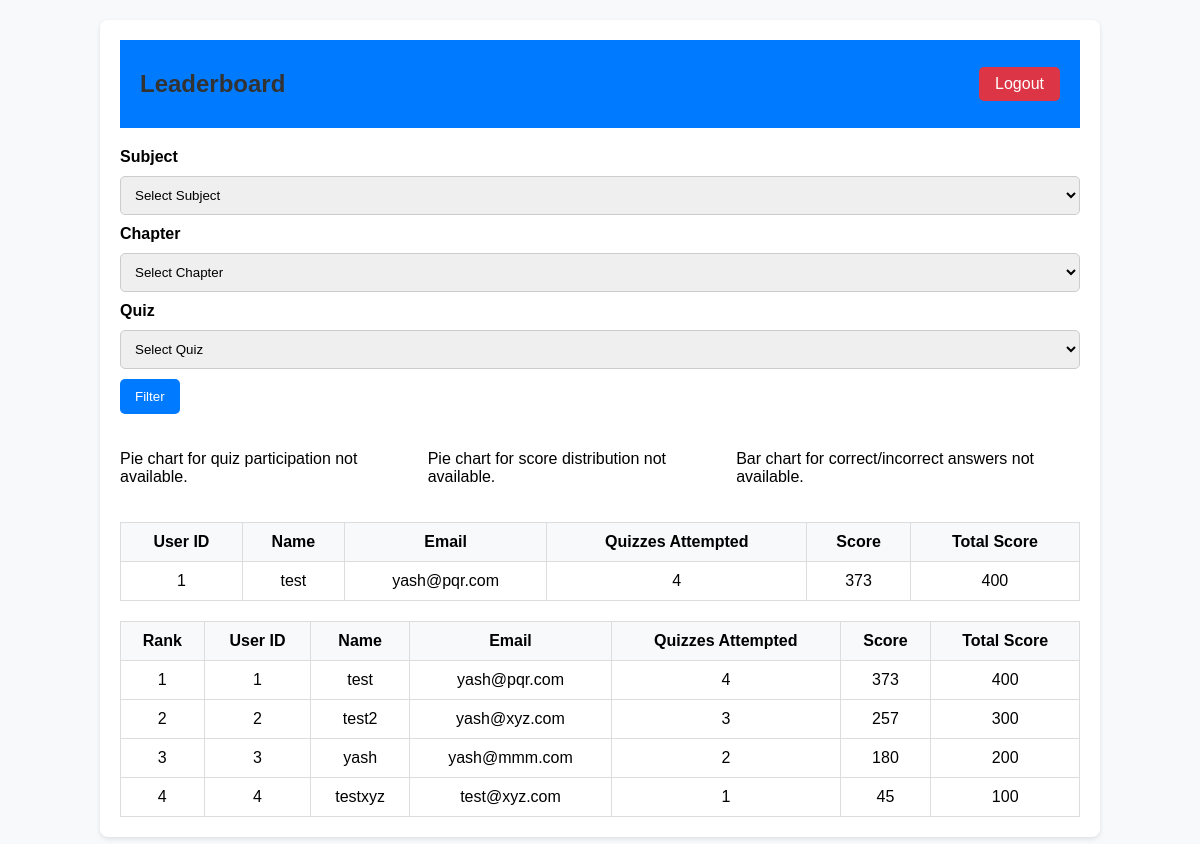
Screenshot of /dashboard/scoreboard (signed in) with the database file from the repository.
### controllers/model.py (models this page shows)
class User(db.Model,UserMixin):
    __tablename__ = 'User'
    id = db.Column(db.Integer, primary_key=True, autoincrement=True)
    name = db.Column(db.String(100), nullable=False)
    email = db.Column(db.String(120), nullable=False, unique=True)
    password = db.Column(db.String(255), nullable=False)
    qualification = db.Column(db.String(100), nullable=True)
    dob = db.Column(db.Date, nullable=False)
    allow = db.Column(db.Boolean, nullable=False, default=False)

### app.py (the view)
@app.route('/dashboard/scoreboard',methods =['GET','POST'])
@login_required
def leader_board():
    return leader_Board()

### app.py (called while the page is built)
@login_manager.user_loader
def load_user(user_id):
    role, user_id = user_id.split("_")
    if role == 'admin':
        admin = Admin.query.get(int(user_id))
        if admin:
            return UserLogin(f"admin_{admin.id}", "admin",admin.email)
    elif role == 'user':
        user = User.query.get(int(user_id))
        if user:
            return UserLogin(f"user_{user.id}", "user",user.email)
    return None

### controllers/function.py (called while the page is built, shortened)
def Scoreboard():
    leaderboard = db.session.query(
            User.id,
            User.name,
            User.email,
            func.count(Scores.quiz_id).label('quizzes_attempted'),
            func.sum(Scores.score).label('scored'),
            (func.count(Scores.score) * 100).label('total_score')
        ).join(Scores, Scores.user_id == User.id) \
        .join(Quiz, Scores.quiz_id == Quiz.id) \
        .group_by(User.id) \
        .order_by(func.sum(Scores.score).desc()) \
        .all()
    return leaderboard

def user_scoreboard():
    user_id = current_user.id.split("_")[1]
    user_board = db.session.query(
            User.id,
            User.name,
            User.email,
            func.count(Scores.quiz_id).label('quizzes_attempted'),
            func.sum(Scores.score).label('scored'),
            (func.count(Scores.score) * 100).label('total_score')
        ).join(Scores, Scores.user_id == User.id) \
        .join(Quiz, Scores.quiz_id == Quiz.id) \
        .filter(User.id == user_id) \
        .group_by(User.id) \
        .order_by(func.sum(Scores.score).desc()) \
        .all()
    return user_board

def leader_Board():
    if request.method == 'GET':
        leaderboard = Scoreboard()
        user_board = user_scoreboard()
        subjects = Subject.query.all()
        chapters = Chapter.query.all()
        quizzes = Quiz.query.all()
        return render_template('leaderboard/leader_board.html',
                               subjects=subjects,
                               chapters=chapters,
                               quizzes=quizzes,
                               user_board=user_board,
                               leaderboard=leaderboard)
    else:
        return "Method Not Allowed", 405

### templates/leaderboard/leader_board.html (shortened to what this page needs)
<!DOCTYPE html>
<html lang="en">
<head>
</head>
<body>
    <div class="container">
        <div class="header">
            <div class="user-info">
                <h2>Leaderboard</h2>
            </div>
            <a href="{{ url_for('logout') }}" class="logout-btn">Logout</a>
        </div>
        <form method="POST" class="mb-4">
            <div class="form-row">
                <div class="col">
                    <label for="subject">Subject</label>
                    <select name="subject" id="subject">
                        <option value="">Select Subject</option>
                    </select>
                </div>
                <div class="col">
                    <label for="chapter">Chapter</label>
                    <select name="chapter" id="chapter">
                        <option value="">Select Chapter</option>
                    </select>
                </div>
                <div class="col">
                    <label for="quiz">Quiz</label>
                    <select name="quiz" id="quiz">
                        <option value="">Select Quiz</option>
                    </select>
                </div>
            </div>
            <button type="submit">Filter</button>
        </form>
        <div class="charts-container">
            {% if pie_chart_1 %}
            <div class="pie-chart">
                <img src="{{ url_for('static', filename=pie_chart_1) }}"
                    alt="Pie Chart - Users Who Have Given the Quiz">
            </div>
            {% else %}
            <p>Pie chart for quiz participation not available.</p>
            {% endif %}
            {% if pie_chart_2 %}
            <div class="pie-chart">
                <img src="{{ url_for('static', filename=pie_chart_2) }}" alt="Pie Chart - Score Distribution">
            </div>
            {% else %}
            <p>Pie chart for score distribution not available.</p>
            {% endif %}
            {% if stacked_bar_chart_filename %}
            <div class="bar-chart">
                <img src="{{ url_for('static', filename=stacked_bar_chart_filename) }}"
                    alt="Bar Chart - Correct/Incorrect Answers">
            </div>
            {% else %}
            <p>Bar chart for correct/incorrect answers not available.</p>
            {% endif %}
        </div>
        <table>
            <thead>
                <tr>
                    <th>User ID</th>
                    <th>Name</th>
                    <th>Email</th>
                    <th>Quizzes Attempted</th>
                    <th>Score</th>
                    <th>Total Score</th>
                </tr>
            </thead>
            <tbody>
                {% if user_board %}
                {% for id, name, email , quizzes_attempted, scored, total_score in user_board %}
                <tr>
                    <td>{{ id }}</td>
                    <td>{{ name }}</td>
                    <td>{{ email }}</td>
                    <td>{{ quizzes_attempted }}</td>
                    <td>{{ scored }}</td>
                    <td>{{ total_score }}</td>
                </tr>
                {% endfor %}
                {% else %}
                <tr>
                    <td colspan="6" class="text-center">No data available</td>
                </tr>
                {% endif %}
            </tbody>
        </table>
        <table>
            <thead>
                <tr>
                    <th>Rank</th>
                    <th>User ID</th>
                    <th>Name</th>
                    <th>Email</th>
                    <th>Quizzes Attempted</th>
                    <th>Score</th>
                    <th>Total Score</th>
                </tr>
            </thead>
            <tbody>
                {% if leaderboard %}
                {% for id, name, email, quizzes_attempted, scored, total_score in leaderboard %}
                <tr>
                    <td>{{ loop.index }}</td>
                    <td>{{ id }}</td>
                    <td>{{ name }}</td>
                    <td>{{ email }}</td>
                    <td>{{ quizzes_attempted }}</td>
                    <td>{{ scored }}</td>
                    <td>{{ total_score }}</td>
                </tr>
                {% endfor %}
                {% else %}
                <tr>
                    <td colspan="6" class="text-center">No data available</td>
                </tr>
                {% endif %}
            </tbody>
        </table>
    </div>
</body>
</html>

### templates/leaderboard/leader_board.html (style rules this page uses)
body { font-family: Arial, sans-serif; margin: 0; padding: 0; background-color: #f8f9fa; }
.container { width: 80%; margin: 20px auto; background-color: white; padding: 20px; border-radius: 8px; box-shadow: 0 2px 5px rgba(0, 0, 0, 0.1); }
h1, h2, h3 { color: #333; }
label { font-weight: bold; }
input, select, textarea { width: 100%; padding: 10px; margin: 10px 0; border: 1px solid #ccc; border-radius: 5px; }
button { padding: 10px 15px; border: none; background-color: #007bff; color: white; border-radius: 5px; cursor: pointer; }
table { width: 100%; border-collapse: collapse; margin-top: 20px; }
th, td { padding: 10px; border: 1px solid #ddd; text-align: center; }
th { background-color: #f8f9fa; }
.header { display: flex; justify-content: space-between; align-items: center; padding: 10px 20px; background-color: #007bff; color: white; }
.header .user-info { font-size: 16px; }
.logout-btn { background-color: #dc3545; padding: 8px 16px; border-radius: 5px; text-decoration: none; color: white; }
.charts-container { display: flex; justify-content: space-between; gap: 20px; margin-top: 20px; }

### rows the page displays
User: id "1", name "test", email "yash@pqr.com", quizzes_attempted "4", scored "373", total_score "400"
User: id "2", name "test2", email "yash@xyz.com", quizzes_attempted "3", scored "257", total_score "300"
User: id "3", name "yash", email "yash@mmm.com", quizzes_attempted "2", scored "180", total_score "200"
User: id "4", name "testxyz", email "test@xyz.com", allow "1", scored "45", total_score "100"
